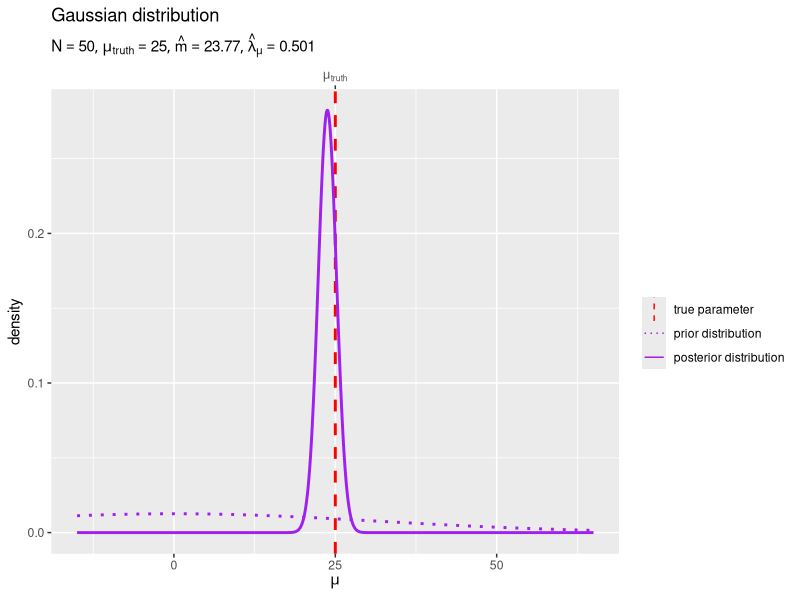
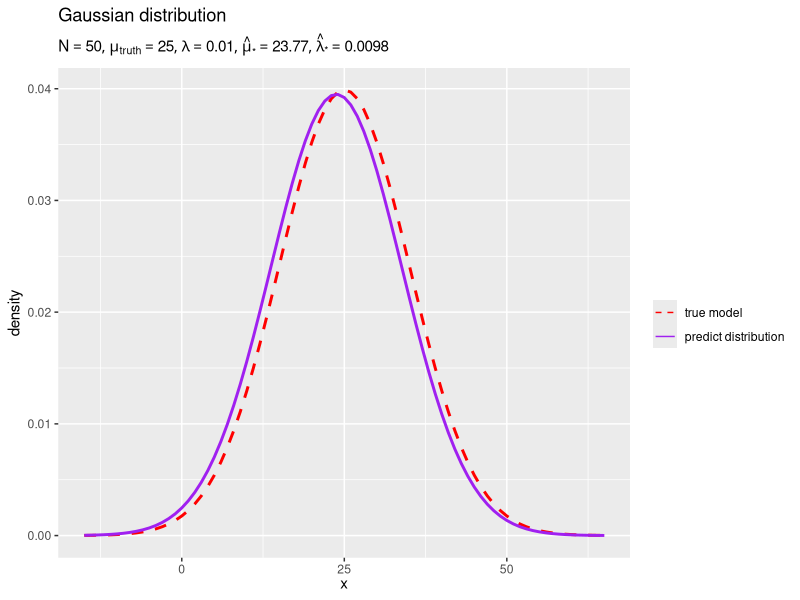

Generate these figures, in order, with R:

# 1次元ガウスモデル ------------------------------------------------------------

# chapter 3.3.1
# 平均が未知の場合
# ベイズ推論
# 推論アルゴリズムの実装


# パッケージの読込 -------------------------------------------------------------

# 利用パッケージ
library(tidyverse)
library(gganimate)

# パッケージ名の省略用
library(ggplot2)


# ベイズ推論の実装 -------------------------------------------------------------

### 生成分布(ガウス分布)の設定 -----

#### パラメータの設定 -----

# 真のパラメータを指定
mu_truth <- 25

# 既知のパラメータを指定
lambda <- 0.01
1/sqrt(lambda) # 標準偏差


#### 変数の設定 -----

# x軸の範囲を設定
u <- 5
k <- 4
x_size <- (1/sqrt(lambda)) |> # 基準値を指定
  (\(.) {. * k})() |> # 定数倍
  #(\(.) {max(., abs(x_n-mu_truth))})() |> # # サンプルと比較
  (\(.) {ceiling(. /u)*u})() # u単位で切り上げ
x_min <- mu_truth - x_size
x_max <- mu_truth + x_size

# x軸の値を作成
x_vec <- seq(from = x_min, to = x_max, by = 1)


#### 分布の計算 -----

# 生成分布の確率密度を計算
model_df <- tibble::tibble(
  x      = x_vec, # 確率変数
  mu     = mu_truth,       # 平均パラメータ
  lambda = lambda,         # 精度パラメータ
  sigma  = 1/sqrt(lambda), # 標準偏差パラメータ
  dens   = dnorm(x = x, mean = mu, sd = sigma) # 確率密度
)


### 事前分布(ガウス分布)の設定 -----

#### パラメータの設定 -----

# 事前分布のパラメータを指定
m         <- 0
lambda_mu <- 0.001


#### 変数の設定 -----

# μ軸の範囲を設定
mu_min = x_min
mu_max = x_max

# μ軸の値を作成
mu_vec <- seq(from = mu_min, to = mu_max, length.out = 1001)


#### 分布の計算 -----

# 事前分布の確率密度を計算
prior_df <- tibble::tibble(
  mu        = mu_vec, # 確率変数
  m         = m,                 # 平均パラメータ
  lambda_mu = lambda_mu,         # 精度パラメータ
  sigma_mu  = 1/sqrt(lambda_mu), # 標準偏差パラメータ
  dens      = dnorm(x = mu, mean = m, sd = sigma_mu) # 確率密度
)


### 観測データの生成 -----

#### データの生成 -----

# データ数を指定
N <- 50

# 観測データを生成
x_n <- rnorm(n = N, mean = mu_truth, sd = 1/sqrt(lambda))


### データの集計 -----

# 階級数を指定
bin_num <- 40

# 階級幅を計算
bin_size <- (x_max - x_min) / bin_num

# 境界値の範囲を設定
bin_min <- x_min - 0.5*bin_size
bin_max <- x_max + 0.5*bin_size

# 観測データを集計
obs_df <- tibble::tibble(
  x = x_n # サンプル値
) |> 
  dplyr::mutate(
    bin_i  = (x - bin_min) %/% bin_size,        # 階級番号
    center = bin_min + (bin_i + 0.5) * bin_size # 階級値
  ) |> 
  dplyr::count(
    center, name = "freq" # 度数
  ) |> 
  dplyr::mutate(
    dens = freq / (bin_size * N) # 密度
  ) |> 
  tidyr::complete(
    center = seq(from = x_min, to = x_max, by = bin_size), 
    fill = list(freq = 0, dens = 0)
  ) # 未観測値を補完


### 事後分布(ガウス分布)の計算 -----

#### パラメータの計算 -----

# 事後分布のパラメータを計算:式(3.53, 3.54)
lambda_mu_hat <- N * lambda + lambda_mu
m_hat         <- (sum(x_n) * lambda + m * lambda_mu) / lambda_mu_hat


#### 分布の計算 -----

# 事後分布の確率密度を計算
posterior_df <- tibble::tibble(
  mu        = mu_vec, # 確率変数
  m         = m_hat,             # 平均パラメータ
  lambda_mu = lambda_mu_hat,     # 精度パラメータ
  sigma_mu  = 1/sqrt(lambda_mu), # 標準偏差パラメータ
  dens      = dnorm(x = mu, mean = m, sd = sigma_mu) # 確率密度
)


#### 分布の作図 -----

# 事後分布のラベルを作成
posterior_param_lbl <- paste0(
  "list(", 
  "N == ",               N, ", ", 
  "mu[truth] == ",       round(mu_truth,      digits = 2), ", ", 
  "hat(m) == ",          round(m_hat,         digits = 2), ", ", 
  "hat(lambda)[mu] == ", round(lambda_mu_hat, digits = 5), 
  ")"
) |> 
  parse(text = _)

# 事後分布を作図
ggplot() + 
  geom_vline(
    mapping = aes(xintercept = mu_truth, color = "model"), 
    linewidth = 1, linetype = "dashed"
  ) + # 真のパラメータ
  geom_line(
    data    = prior_df, 
    mapping = aes(x = mu, y = dens, color = "prior"), 
    linewidth = 1, linetype = "dotted"
  ) + # 事前分布
  geom_line(
    data    = posterior_df, 
    mapping = aes(x = mu, y = dens, color = "posterior"), 
    linewidth = 1
  ) + # 事後分布
  scale_x_continuous(
    sec.axis = sec_axis(
      transform = ~ ., 
      breaks    = mu_truth, 
      labels    = expression(mu[truth])
    ) # パラメータラベル
  ) + 
  scale_color_manual(
    breaks = c("model", "prior", "posterior"), 
    values = c("red", "purple", "purple"), 
    labels = c("true parameter", "prior distribution", "posterior distribution"), 
    name = ""
  ) + # (凡例表示用)
  guides(
    color = guide_legend(override.aes = list(linewidth = 0.5))
  ) + 
  labs(
    title = "Gaussian distribution", 
    subtitle = posterior_param_lbl, 
    x = expression(mu), 
    y = "density"
  )


### 予測分布(ガウス分布)を計算 -----

#### パラメータの計算 -----

# 予測分布のパラメータを計算:式(3.62')
mu_star_hat     <- m_hat
lambda_star_hat <- lambda * lambda_mu_hat / (lambda + lambda_mu_hat)

mu_star_hat     <- (lambda * sum(x_n) + m * lambda_mu) / (N * lambda + lambda_mu)
lambda_star_hat <- (N * lambda + lambda_mu) * lambda / ((N+1) * lambda + lambda_mu)


#### 分布の計算 -----

# 予測分布の確率密度を計算
predict_df <- tibble::tibble(
  x           = x_vec, # 確率変数
  mu_star     = mu_star_hat,         # 平均パラメータ
  lambda_star = lambda_star_hat,     # 精度パラメータ
  sigma_star  = 1/sqrt(lambda_star), # 標準偏差パラメータ
  dens        = dnorm(x = x, mean = mu_star, sd = sigma_star) # 確率密度
)


#### 分布の作図 -----

# 予測分布のラベルを作成
predict_param_lbl <- paste0(
  "list(", 
  "N == ",                N, ", ", 
  "mu[truth] == ",        round(mu_truth,        digits = 2), ", ", 
  "lambda == ",           round(lambda,          digits = 5), ", ", 
  "hat(mu)['*'] == ",     round(mu_star_hat,     digits = 2), ", ", 
  "hat(lambda)['*'] == ", round(lambda_star_hat, digits = 5), 
  ")"
) |> 
  parse(text = _)

# 予測分布を作図
ggplot() + 
  geom_line(
    data    = model_df, 
    mapping = aes(x = x, y = dens, color = "model"), 
    linewidth = 1, linetype = "dashed"
  ) + # 真の分布
  geom_line(
    data    = predict_df, 
    mapping = aes(x = x, y = dens, color = "predict"), 
    linewidth = 1
  ) + # 予測分布
  scale_color_manual(
    breaks = c("model", "predict"), 
    values = c("red", "purple"), 
    labels = c("true model", "predict distribution"), 
    name   = ""
  ) + # (凡例表示用)
  guides(
    color = guide_legend(override.aes = list(linewidth = 0.5))
  ) + 
  labs(
    title = "Gaussian distribution", 
    subtitle = predict_param_lbl, 
    x = expression(x), 
    y = "density"
  )
